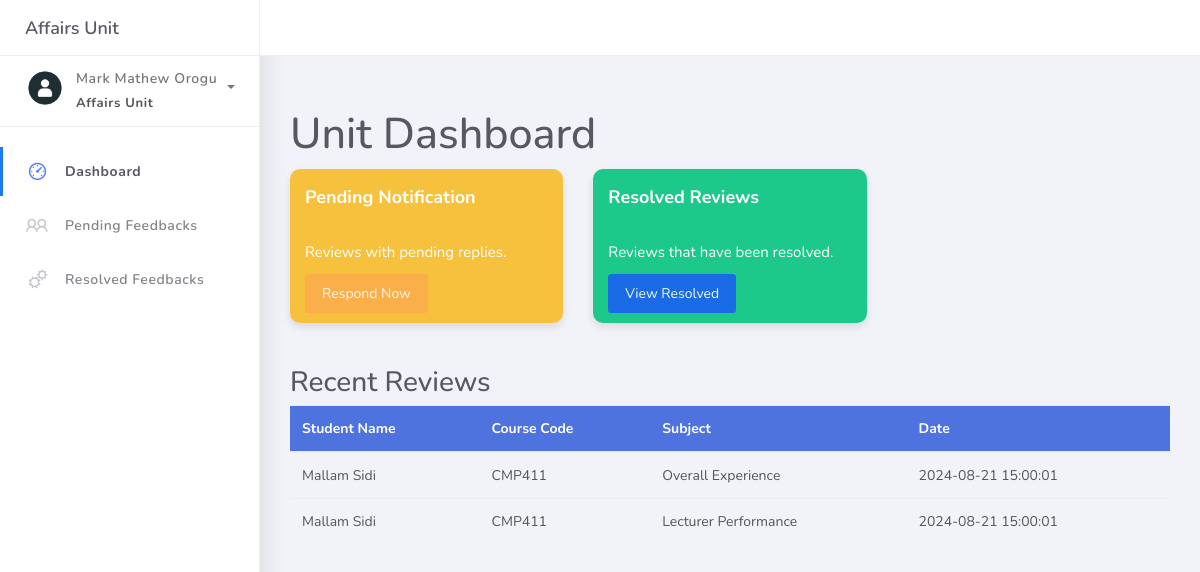
/Staffs/dashboard.php (signed in), run on the app's committed database.
### tables this page shows
CREATE TABLE `student_affairs_unit` (
  `unit_id` int(255) NOT NULL,
  `fullname` varchar(255) NOT NULL,
  `email` varchar(255) NOT NULL,
  `password` varchar(255) NOT NULL,
  `date_created` timestamp NOT NULL DEFAULT current_timestamp()
);

CREATE TABLE `feedback` (
  `feedback_id` int(255) NOT NULL,
  `student_id` int(255) DEFAULT NULL,
  `lecturer_id` int(255) DEFAULT NULL,
  `feedback_type` varchar(255) NOT NULL,
  `message` varchar(255) NOT NULL,
  `status` varchar(255) DEFAULT 'Pending',
  `date_sent` timestamp NOT NULL DEFAULT current_timestamp()
);

CREATE TABLE `lecturer` (
  `lecturer_id` int(255) NOT NULL,
  `fullname` varchar(255) NOT NULL,
  `faculty` varchar(255) NOT NULL,
  `department` varchar(255) NOT NULL,
  `level` varchar(255) NOT NULL,
  `course_code` varchar(255) NOT NULL,
  `course_title` varchar(255) NOT NULL,
  `date_sent` timestamp NOT NULL DEFAULT current_timestamp() ON UPDATE current_timestamp()
);

### Staffs/dashboard.php (the view, shortened to what this page needs)
<?php
include_once "../includes/connect.php";
if (!isset($_SESSION["student_affairs_id"])) {
    header("location:../login.php");
} else {
    $user_id = $_SESSION["student_affairs_id"];
    $select_user_details = mysqli_query($connect, "SELECT * FROM `student_affairs_unit` WHERE unit_id = $user_id");
    $fetch_user_details = mysqli_fetch_assoc($select_user_details);
    $fullname = $fetch_user_details["fullname"];
}
?>
<!DOCTYPE html>
<html>
<head>
    <link rel="stylesheet" href="../assets/css/bootstrap.min.css">
    <link rel="stylesheet" href="../assets/css/ready.css">
    <link rel="stylesheet" href="../assets/css/demo.css">
</head>
<body>
    <div class="wrapper">
        <div class="main-header">
            <div class="logo-header">
                <a href="index.html" class="logo">
                    Affairs Unit
                </a>
            </div>
        </div>
        <div class="sidebar">
            <div class="scrollbar-inner sidebar-wrapper">
                <div class="user">
                    <div class="photo">
                        <img src="../assets/img/profile.png">
                    </div>
                    <div class="info">
                        <a class="" data-toggle="collapse" href="#collapseExample" aria-expanded="true">
                            <span>
                                <?php echo $fullname; ?>
                                <span class="user-level">Affairs Unit</span>
                                <span class="caret"></span>
                            </span>
                        </a>
                    </div>
                </div>
                <ul class="nav">
                    <li class="nav-item active">
                        <a href="./dashboard.php">
                            <i class="la la-dashboard"></i>
                            <p>Dashboard</p>
                        </a>
                    </li>
                    <li class="nav-item">
                        <a href="./pending.php">
                            <i class="la la-users"></i>
                            <p>Pending Feedbacks</p>
                        </a>
                    </li>
                    <li class="nav-item">
                        <a href="./resolved.php">
                            <i class="la la-cogs"></i>
                            <p>Resolved Feedbacks</p>
                        </a>
                    </li>
                </ul>
            </div>
        </div>
        <div class="main-panel">
            <div class="content">
                <div class="container">
                    <h2 class="mt-4">Unit Dashboard</h2>
                    <div class="row">
                        <div class="col-md-4">
                            <div class="card card-warning">
                                <div class="card-header">
                                    Pending Notification
                                </div>
                                <div class="card-body">
                                    <p class="card-text">Reviews with pending replies.</p>
                                    <a href="./pending.php" class="btn btn-warning">Respond Now</a>
                                </div>
                            </div>
                        </div>
                        <div class="col-md-4">
                            <div class="card card-success">
                                <div class="card-header">
                                    Resolved Reviews
                                </div>
                                <div class="card-body">
                                    <p class="card-text">Reviews that have been resolved.</p>
                                    <a href="./resolved.php" class="btn btn-primary">View Resolved</a>
                                </div>
                            </div>
                        </div>
                    </div>
                    <div class="mt-4">
                        <h4>Recent Reviews</h4>
                        <div class="table-responsive">
                            <table class="table">
                                <thead>
                                    <tr>
                                        <th>Student Name</th>
                                        <th>Course Code</th>
                                        <th>Subject</th>
                                        <th>Date</th>
                                    </tr>
                                </thead>
                                <tbody>
                                    <?php
                                    $select_frm_DB = mysqli_query($connect, "SELECT * FROM `feedback` INNER JOIN `student` ON feedback.student_id = student.student_id INNER JOIN `lecturer` ON feedback.lecturer_id = lecturer.lecturer_id ORDER BY feedback.feedback_id DESC LIMIT 5");
                                    while ($row = mysqli_fetch_assoc($select_frm_DB)) {
                                    ?>
                                        <tr>
                                            <td><?php echo $row["fullname"]; ?></td>
                                            <td><?php echo $row["course_code"]; ?></td>
                                            <td><?php echo $row["feedback_type"]; ?></td>
                                            <td><?php echo $row["date_sent"]; ?></td>
                                        </tr>
                                    <?php } ?>
                                </tbody>
                            </table>
                        </div>
                    </div>
                </div>
            </div>
        </div>
    </div>
</body>
</html>

### Staffs/dashboard.php (style rules this page uses)
.card { border-radius: 10px; box-shadow: 0 4px 8px rgba(0, 0, 0, 0.1); margin-bottom: 20px; }
.card-header { font-size: 18px; font-weight: bold; color: white; }
.card-body { font-size: 16px; }
.card-warning { background-color: #f6c23e; }
.card-success { background-color: #1cc88a; }
.btn-primary { background-color: #4e73df; color: white; }
.btn-warning { background-color: #f6c23e; color: white; }
.table thead th { background-color: #4e73df; color: white; }

### data on the page
student_affairs_unit: fullname "Mark Mathew Orogu"
feedback: lecturer.fullname "Mallam Sidi", lecturer.course_code "CMP411", feedback_type "Overall Experience", lecturer.date_sent "2024-08-21 15:00:01"
feedback: lecturer.fullname "Mallam Sidi", lecturer.course_code "CMP411", feedback_type "Lecturer Performance", lecturer.date_sent "2024-08-21 15:00:01"
